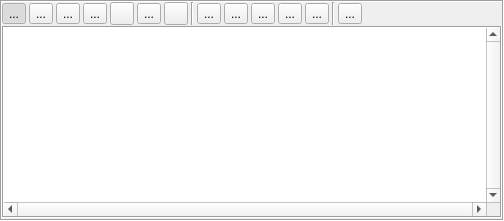
      <widget class="QStackedWidget" name="viewStack">
       <property name="sizePolicy">
        <sizepolicy hsizetype="Expanding" vsizetype="Preferred">
         <horstretch>100</horstretch>
         <verstretch>0</verstretch>
        </sizepolicy>
       </property>
       <property name="frameShape">
        <enum>QFrame::Box</enum>
       </property>
       <property name="frameShadow">
        <enum>QFrame::Sunken</enum>
       </property>
       <property name="lineWidth">
        <number>1</number>
       </property>
       <property name="midLineWidth">
        <number>0</number>
       </property>
       <property name="currentIndex">
        <number>1</number>
       </property>
       <widget class="QWidget" name="resourcesView">
        <widget class="QLabel" name="label">
         <property name="geometry">
          <rect>
           <x>210</x>
           <y>150</y>
           <width>151</width>
           <height>61</height>
          </rect>
         </property>
         <property name="text">
          <string>Resource View</string>
         </property>
        </widget>
       </widget>
       <widget class="QWidget" name="tilePaintView">
        <property name="sizePolicy">
         <sizepolicy hsizetype="Preferred" vsizetype="Preferred">
          <horstretch>50</horstretch>
          <verstretch>0</verstretch>
         </sizepolicy>
        </property>
        <layout class="QVBoxLayout" name="verticalLayout_5">
         <property name="spacing">
          <number>1</number>
         </property>
         <property name="leftMargin">
          <number>0</number>
         </property>
         <property name="topMargin">
          <number>0</number>
         </property>
         <property name="rightMargin">
          <number>0</number>
         </property>
         <property name="bottomMargin">
          <number>0</number>
         </property>
         <item>
          <layout class="QHBoxLayout" name="horizontalLayout">
           <property name="spacing">
            <number>3</number>
           </property>
           <item>
            <widget class="QToolButton" name="pencilTool">
             <property name="toolTip">
              <string>Pencil</string>
             </property>
             <property name="text">
              <string>...</string>
             </property>
             <property name="icon">
              <iconset resource="Icons.qrc">
               <normaloff>:/Icons/pencil.png</normaloff>:/Icons/pencil.png</iconset>
             </property>
             <property name="checkable">
              <bool>true</bool>
             </property>
             <property name="checked">
              <bool>true</bool>
             </property>
             <attribute name="buttonGroup">
              <string notr="true">toolGroup</string>
             </attribute>
            </widget>
           </item>
           <item>
            <widget class="QToolButton" name="eraserTool">
             <property name="toolTip">
              <string>Eraser</string>
             </property>
             <property name="text">
              <string>...</string>
             </property>
             <property name="icon">
              <iconset resource="Icons.qrc">
               <normaloff>:/Icons/eraser.png</normaloff>:/Icons/eraser.png</iconset>
             </property>
             <property name="checkable">
              <bool>true</bool>
             </property>
             <attribute name="buttonGroup">
              <string notr="true">toolGroup</string>
             </attribute>
            </widget>
           </item>
           <item>
            <widget class="QToolButton" name="bucketTool">
             <property name="toolTip">
              <string>Fill</string>
             </property>
             <property name="text">
              <string>...</string>
             </property>
             <property name="icon">
              <iconset resource="Icons.qrc">
               <normaloff>:/Icons/bucket.png</normaloff>:/Icons/bucket.png</iconset>
             </property>
             <property name="checkable">
              <bool>true</bool>
             </property>
             <attribute name="buttonGroup">
              <string notr="true">toolGroup</string>
             </attribute>
            </widget>
           </item>
           <item>
            <widget class="QToolButton" name="lineTool">
             <property name="toolTip">
              <string>Line</string>
             </property>
             <property name="text">
              <string>...</string>
             </property>
             <property name="icon">
              <iconset resource="Icons.qrc">
               <normaloff>:/Icons/line.png</normaloff>:/Icons/line.png</iconset>
             </property>
             <property name="checkable">
              <bool>true</bool>
             </property>
             <attribute name="buttonGroup">
              <string notr="true">toolGroup</string>
             </attribute>
            </widget>
           </item>
           <item>
            <widget class="QToolButton" name="stampTool">
             <property name="toolTip">
              <string>Stamp Brush</string>
             </property>
             <property name="text">
              <string/>
             </property>
             <property name="icon">
              <iconset resource="Icons.qrc">
               <normaloff>:/Icons/stamp.png</normaloff>:/Icons/stamp.png</iconset>
             </property>
             <property name="checkable">
              <bool>true</bool>
             </property>
             <attribute name="buttonGroup">
              <string notr="true">toolGroup</string>
             </attribute>
            </widget>
           </item>
           <item>
            <widget class="QToolButton" name="eyedropperTool">
             <property name="toolTip">
              <string>Eye-Dropper</string>
             </property>
             <property name="text">
              <string>...</string>
             </property>
             <property name="icon">
              <iconset resource="Icons.qrc">
               <normaloff>:/Icons/eyedropper.png</normaloff>:/Icons/eyedropper.png</iconset>
             </property>
             <property name="checkable">
              <bool>true</bool>
             </property>
             <attribute name="buttonGroup">
              <string notr="true">toolGroup</string>
             </attribute>
            </widget>
           </item>
           <item>
            <widget class="QToolButton" name="selectionTool">
             <property name="text">
              <string/>
             </property>
             <property name="icon">
              <iconset resource="Icons.qrc">
               <normaloff>:/Icons/selectionbox.png</normaloff>:/Icons/selectionbox.png</iconset>
             </property>
             <property name="checkable">
              <bool>true</bool>
             </property>
             <attribute name="buttonGroup">
              <string notr="true">toolGroup</string>
             </attribute>
            </widget>
           </item>
           <item>
            <widget class="Line" name="line_2">
             <property name="orientation">
              <enum>Qt::Vertical</enum>
             </property>
            </widget>
           </item>
           <item>
            <widget class="QToolButton" name="scatterTool">
             <property name="toolTip">
              <string>Scatter Brush</string>
             </property>
             <property name="text">
              <string>...</string>
             </property>
             <property name="icon">
              <iconset resource="Icons.qrc">
               <normaloff>:/Icons/scatter.png</normaloff>:/Icons/scatter.png</iconset>
             </property>
             <property name="checkable">
              <bool>true</bool>
             </property>
             <attribute name="buttonGroup">
              <string notr="true">toolGroup</string>
             </attribute>
            </widget>
           </item>
           <item>
            <widget class="QToolButton" name="scatterFillTool">
             <property name="toolTip">
              <string>Scatter Fill</string>
             </property>
             <property name="text">
              <string>...</string>
             </property>
             <property name="icon">
              <iconset resource="Icons.qrc">
               <normaloff>:/Icons/scatterfill.png</normaloff>:/Icons/scatterfill.png</iconset>
             </property>
             <property name="checkable">
              <bool>true</bool>
             </property>
             <attribute name="buttonGroup">
              <string notr="true">toolGroup</string>
             </attribute>
            </widget>
           </item>
           <item>
            <widget class="QToolButton" name="replacerTool">
             <property name="toolTip">
              <string>Replacer Brush</string>
             </property>
             <property name="text">
              <string>...</string>
             </property>
             <property name="icon">
              <iconset resource="Icons.qrc">
               <normaloff>:/Icons/replacer.png</normaloff>:/Icons/replacer.png</iconset>
             </property>
             <property name="checkable">
              <bool>true</bool>
             </property>
             <attribute name="buttonGroup">
              <string notr="true">toolGroup</string>
             </attribute>
            </widget>
           </item>
           <item>
            <widget class="QToolButton" name="matrixBrushTool">
             <property name="toolTip">
              <string>Matrix Brush</string>
             </property>
             <property name="text">
              <string>...</string>
             </property>
             <property name="icon">
              <iconset resource="Icons.qrc">
               <normaloff>:/Icons/matrix.png</normaloff>:/Icons/matrix.png</iconset>
             </property>
             <property name="checkable">
              <bool>true</bool>
             </property>
             <attribute name="buttonGroup">
              <string notr="true">toolGroup</string>
             </attribute>
            </widget>
           </item>
           <item>
            <widget class="QToolButton" name="smartBrushTool">
             <property name="toolTip">
              <string>Smart Brush</string>
             </property>
             <property name="text">
              <string>...</string>
             </property>
             <property name="icon">
              <iconset resource="Icons.qrc">
               <normaloff>:/Icons/brush.png</normaloff>:/Icons/brush.png</iconset>
             </property>
             <property name="checkable">
              <bool>true</bool>
             </property>
             <attribute name="buttonGroup">
              <string notr="true">toolGroup</string>
             </attribute>
            </widget>
           </item>
           <item>
            <widget class="Line" name="line">
             <property name="orientation">
              <enum>Qt::Vertical</enum>
             </property>
            </widget>
           </item>
           <item>
            <widget class="QToolButton" name="gridToggle">
             <property name="toolTip">
              <string>Show/Hide Grid</string>
             </property>
             <property name="text">
              <string>...</string>
             </property>
             <property name="icon">
              <iconset resource="Icons.qrc">
               <normaloff>:/Icons/grid.png</normaloff>:/Icons/grid.png</iconset>
             </property>
             <property name="checkable">
              <bool>true</bool>
             </property>
            </widget>
           </item>
           <item>
            <spacer name="horizontalSpacer">
             <property name="orientation">
              <enum>Qt::Horizontal</enum>
             </property>
             <property name="sizeType">
              <enum>QSizePolicy::Expanding</enum>
             </property>
             <property name="sizeHint" stdset="0">
              <size>
               <width>40</width>
               <height>20</height>
              </size>
             </property>
            </spacer>
           </item>
          </layout>
         </item>
         <item>
          <widget class="TileView" name="levelView">
           <property name="sizePolicy">
            <sizepolicy hsizetype="Preferred" vsizetype="Expanding">
             <horstretch>99</horstretch>
             <verstretch>0</verstretch>
            </sizepolicy>
           </property>
           <property name="frameShape">
            <enum>QFrame::Box</enum>
           </property>
           <property name="verticalScrollBarPolicy">
            <enum>Qt::ScrollBarAlwaysOn</enum>
           </property>
           <property name="horizontalScrollBarPolicy">
            <enum>Qt::ScrollBarAlwaysOn</enum>
           </property>
           <property name="backgroundBrush">
            <brush brushstyle="Dense2Pattern">
             <color alpha="255">
              <red>245</red>
              <green>245</green>
              <blue>245</blue>
             </color>
            </brush>
           </property>
           <property name="alignment">
            <set>Qt::AlignLeading|Qt::AlignLeft|Qt::AlignTop</set>
           </property>
           <property name="dragMode">
            <enum>QGraphicsView::NoDrag</enum>
           </property>
           <property name="viewportUpdateMode">
            <enum>QGraphicsView::MinimalViewportUpdate</enum>
           </property>
           <property name="rubberBandSelectionMode">
            <enum>Qt::IntersectsItemShape</enum>
           </property>
          </widget>
         </item>
         <item alignment="Qt::AlignLeft">
          <widget class="BrushManager" name="brushManager">
           <property name="sizePolicy">
            <sizepolicy hsizetype="Minimum" vsizetype="Preferred">
             <horstretch>0</horstretch>
             <verstretch>0</verstretch>
            </sizepolicy>
           </property>
           <property name="minimumSize">
            <size>
             <width>500</width>
             <height>0</height>
            </size>
           </property>
           <property name="maximumSize">
            <size>
             <width>320</width>
             <height>16777215</height>
            </size>
           </property>
           <property name="frameShape">
            <enum>QFrame::NoFrame</enum>
           </property>
           <property name="frameShadow">
            <enum>QFrame::Raised</enum>
           </property>
          </widget>
         </item>
        </layout>
       </widget>
       <widget class="QWidget" name="collisionView">
        <widget class="QLabel" name="label_2">
         <property name="geometry">
          <rect>
           <x>190</x>
           <y>300</y>
           <width>101</width>
           <height>31</height>
          </rect>
         </property>
         <property name="text">
          <string>Collision View</string>
         </property>
        </widget>
       </widget>
       <widget class="QWidget" name="objectsView">
        <widget class="QLabel" name="label_3">
         <property name="geometry">
          <rect>
           <x>160</x>
           <y>150</y>
           <width>141</width>
           <height>81</height>
          </rect>
         </property>
         <property name="text">
          <string>Objects View</string>
         </property>
        </widget>
       </widget>
      </widget>
